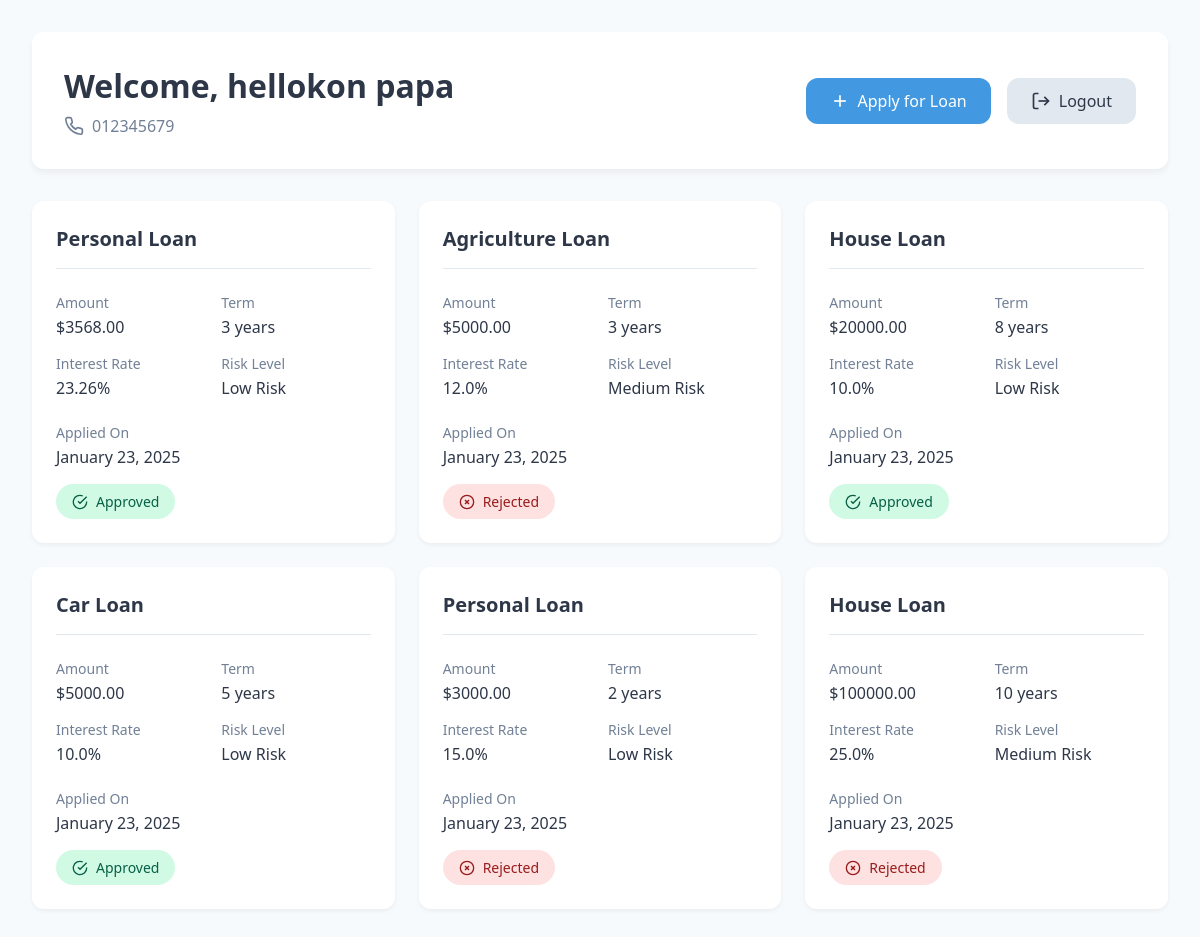
/dashboard/ (signed in), run on the app's committed database.
### auth_system/models.py (models this page shows, shortened)
class CustomUser(AbstractUser):
    phone_number = models.CharField(
        max_length=15, unique=True, null=True, blank=True,
        validators=[RegexValidator(regex=r'^\+?1?\d{9,15}$', message="Enter a valid phone number.")],
    )
    is_approved = models.BooleanField(default=False)  # Field for approval status
    objects = CustomUserManager()

### dashboard/models.py (models this page shows, shortened)
class LoanApplication(models.Model):
    user = models.ForeignKey(settings.AUTH_USER_MODEL, on_delete=models.CASCADE, related_name='loan_applications')
    province = models.CharField(max_length=100)
    region_type = models.CharField(max_length=50)
    age = models.IntegerField()
    gender = models.CharField(max_length=10)
    employment_type = models.CharField(max_length=50)
    annual_income = models.FloatField()
    credit_history = models.CharField(max_length=50)
    existing_debt = models.FloatField()
    savings_assets = models.FloatField()
    loan_type = models.CharField(max_length=50)
    loan_amount = models.FloatField()
    loan_term_years = models.IntegerField()
    annual_interest_rate = models.FloatField()
    collateral = models.FloatField()
    risk_prediction = models.CharField(max_length=50)
    loan_status = models.CharField(max_length=20)
    created_at = models.DateTimeField(auto_now_add=True)

### dashboard/views.py (the view)
# urls.py: path('', dashboard_view, name='dashboard'),
@login_required
def dashboard_view(request):
    user = request.user
    phone_number = user.phone_number if hasattr(user, 'phone_number') else None
    if not phone_number and hasattr(user, 'profile'):
        phone_number = user.profile.phone_number
    loans = user.loan_applications.all()
    context = {
        'name': user.username,
        'phone_number': phone_number if phone_number else "N/A",
        'loans': loans,
    }
    return render(request, 'dashboard/dashboard.html', context)

### dashboard/templates/dashboard/dashboard.html (shortened to what this page needs)
<!DOCTYPE html>
<html lang="en">
<head>
</head>
<body>
    <div class="dashboard">
        <div class="header">
            <div class="user-info">
                <h2>Welcome, {{ name }}</h2>
                <p>
                    {{ phone_number }}
                </p>
            </div>
            <div class="buttons">
                <a href="{% url 'dashboard:apply_loan' %}" class="btn btn-primary">
                    <svg width="20" height="20" viewBox="0 0 24 24" fill="none" stroke="currentColor" stroke-width="2">
                        <line x1="12" y1="5" x2="12" y2="19"></line>
                        <line x1="5" y1="12" x2="19" y2="12"></line>
                    </svg>
                    Apply for Loan
                </a>
                <a href="{% url 'auth_system:logout' %}" class="btn btn-secondary">
                    <svg width="20" height="20" viewBox="0 0 24 24" fill="none" stroke="currentColor" stroke-width="2">
                        <path d="M9 21H5a2 2 0 01-2-2V5a2 2 0 012-2h4"></path>
                        <polyline points="16 17 21 12 16 7"></polyline>
                        <line x1="21" y1="12" x2="9" y2="12"></line>
                    </svg>
                    Logout
                </a>
            </div>
        </div>
        {% if loans %}
        <div class="loan-grid">
            {% for loan in loans %}
            <a href="{% url 'dashboard:loan_detail' loan.id %}" class="loan-card">
                <div class="loan-type">{{ loan.loan_type }} Loan</div>
                <div class="loan-details">
                    <div class="loan-detail">
                        <span class="detail-label">Amount</span>
                        <span class="detail-value">${{ loan.loan_amount|floatformat:2 }}</span>
                    </div>
                    <div class="loan-detail">
                        <span class="detail-label">Term</span>
                        <span class="detail-value">{{ loan.loan_term_years }} years</span>
                    </div>
                    <div class="loan-detail">
                        <span class="detail-label">Interest Rate</span>
                        <span class="detail-value">{{ loan.annual_interest_rate }}%</span>
                    </div>
                    <div class="loan-detail">
                        <span class="detail-label">Risk Level</span>
                        <span class="detail-value">{{ loan.risk_prediction }}</span>
                    </div>
                </div>
                <div class="loan-detail">
                    <span class="detail-label">Applied On</span>
                    <span class="detail-value">{{ loan.created_at|date:"F j, Y" }}</span>
                </div>
                <div class="status-tag status-{{ loan.loan_status|lower }}">
                    {% if loan.loan_status == 'Pending' %}
                    <svg width="16" height="16" viewBox="0 0 24 24" fill="none" stroke="currentColor" stroke-width="2">
                        <circle cx="12" cy="12" r="10"></circle>
                        <polyline points="12 6 12 12 16 14"></polyline>
                    </svg>
                    {% elif loan.loan_status == 'Approved' %}
                    <svg width="16" height="16" viewBox="0 0 24 24" fill="none" stroke="currentColor" stroke-width="2">
                        <path d="M22 11.08V12a10 10 0 1 1-5.93-9.14"></path>
                        <polyline points="22 4 12 14.01 9 11.01"></polyline>
                    </svg>
                    {% else %}
                    <svg width="16" height="16" viewBox="0 0 24 24" fill="none" stroke="currentColor" stroke-width="2">
                        <circle cx="12" cy="12" r="10"></circle>
                        <line x1="15" y1="9" x2="9" y2="15"></line>
                        <line x1="9" y1="9" x2="15" y2="15"></line>
                    </svg>
                    {% endif %}
                    {{ loan.loan_status }}
                </div>
            </a>
            {% endfor %}
        </div>
        {% else %}
        <div class="empty-state">
            <h3>No Loans Yet</h3>
            <p>Start your journey by applying for a loan today!</p>
            <a href="{% url 'dashboard:apply_loan' %}" class="btn btn-primary">Apply Now</a>
        </div>
        {% endif %}
    </div>
</body>
</html>

### dashboard/templates/dashboard/dashboard.html (style rules this page uses)
:root { --primary: #4299e1; --secondary: #e2e8f0; --background: #f7fafc; --surface: #ffffff; --text: #2d3748; --text-light: #718096; --success: #48bb78; --warning: #ed8936; --danger: #e53e3e; --border-radius: 12px; }
* { margin: 0; padding: 0; box-sizing: border-box; font-family: 'Segoe UI', system-ui, sans-serif; }
body { background: var(--background); min-height: 100vh; color: var(--text); }
.dashboard { max-width: 1200px; margin: 0 auto; padding: 2rem; }
.header { background: var(--surface); padding: 2rem; border-radius: var(--border-radius); box-shadow: 0 4px 6px rgba(0, 0, 0, 0.05); margin-bottom: 2rem; display: flex; justify-content: space-between; align-items: center; position: sticky; top: 1rem; z-index: 100; }
.user-info h2 { font-size: 2rem; margin-bottom: 0.5rem; color: var(--text); }
.user-info p { color: var(--text-light); display: flex; align-items: center; gap: 0.5rem; }
.loan-grid { display: grid; grid-template-columns: repeat(auto-fill, minmax(350px, 1fr)); gap: 1.5rem; margin-top: 2rem; }
.loan-card { background: var(--surface); padding: 1.5rem; border-radius: var(--border-radius); box-shadow: 0 2px 4px rgba(0, 0, 0, 0.05); transition: all 0.3s ease; text-decoration: none; color: var(--text); position: relative; overflow: hidden; }
.loan-card::before { content: ''; position: absolute; top: 0; left: 0; width: 100%; height: 4px; background: var(--primary); transform: scaleX(0); transition: transform 0.3s ease; transform-origin: left; }
.loan-type { font-size: 1.25rem; font-weight: 600; margin-bottom: 1.5rem; padding-bottom: 1rem; border-bottom: 1px solid var(--secondary); }
.loan-details { display: grid; grid-template-columns: repeat(2, 1fr); gap: 1rem; margin-bottom: 1.5rem; }
.loan-detail { display: flex; flex-direction: column; gap: 0.25rem; }
.detail-label { font-size: 0.875rem; color: var(--text-light); }
.detail-value { font-weight: 500; color: var(--text); }
.status-tag { display: inline-flex; align-items: center; gap: 0.5rem; padding: 0.5rem 1rem; border-radius: 999px; font-size: 0.875rem; font-weight: 500; margin-top: 1rem; }
.status-approved { background: #d1fae5; color: #065f46; }
.status-rejected { background: #fee2e2; color: #991b1b; }
.buttons { display: flex; gap: 1rem; }
.btn { padding: 0.75rem 1.5rem; border-radius: var(--border-radius); font-weight: 500; text-decoration: none; transition: all 0.3s ease; display: inline-flex; align-items: center; gap: 0.5rem; }
.btn-primary { background: var(--primary); color: white; }
.btn-secondary { background: var(--secondary); color: var(--text); }
.loan-card { animation: slideIn 0.3s ease-out forwards; }
.loan-card:nth-child(n) { animation-delay: calc(n * 0.1s); }

### data on the page
LoanApplication: loan_type "Personal", loan_amount "3568.00", loan_term_years "3", annual_interest_rate "23.26", risk_prediction "Low Risk", created_at "January 23, 2025", loan_status "Approved"
LoanApplication: loan_type "Agriculture", loan_amount "5000.00", loan_term_years "3", annual_interest_rate "12.0", risk_prediction "Medium Risk", created_at "January 23, 2025", loan_status "Rejected"
LoanApplication: loan_type "House", loan_amount "20000.00", loan_term_years "8", annual_interest_rate "10.0", risk_prediction "Low Risk", created_at "January 23, 2025", loan_status "Approved"
LoanApplication: loan_type "Car", loan_amount "5000.00", loan_term_years "5", annual_interest_rate "10.0", risk_prediction "Low Risk", created_at "January 23, 2025", loan_status "Approved"
LoanApplication: loan_type "Personal", loan_amount "3000.00", loan_term_years "2", annual_interest_rate "15.0", risk_prediction "Low Risk", created_at "January 23, 2025", loan_status "Rejected"
LoanApplication: loan_type "House", loan_amount "100000.00", loan_term_years "10", annual_interest_rate "25.0", risk_prediction "Medium Risk", created_at "January 23, 2025", loan_status "Rejected"

### other printed values
{{ name }} "hellokon papa"
{{ phone_number }} "012345679"
